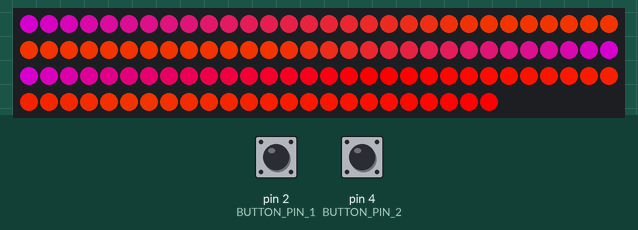
This program was run on a simulated Arduino Leonardo, built with avr-gcc and run on an emulated ATmega32U4. Parts: 114 RGB LEDs in strip order, left to right, continuing on the next row. Inputs (shaded band) come from the test bench; at power-on: pin 2 (BUTTON_PIN_1) HIGH, pin 4 (BUTTON_PIN_2) HIGH. Dim RGB values are drawn brighter than linear.

Above: at 7.2 s.
7.3 s: pin 2 (BUTTON_PIN_1) pulled LOW for 0.15 s
8.0 s: pin 4 (BUTTON_PIN_2) pulled LOW for 0.15 s
8.7 s: pin 2 (BUTTON_PIN_1) pulled LOW for 1 s
At 10.2 s:
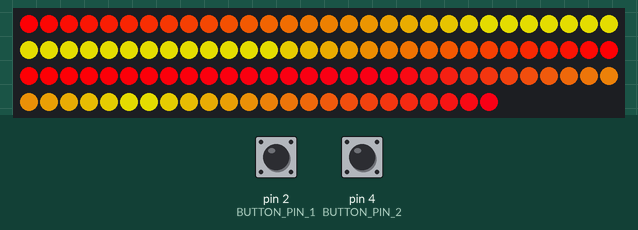
10.3 s: pin 4 (BUTTON_PIN_2) pulled LOW for 1 s
At 11.41 s:
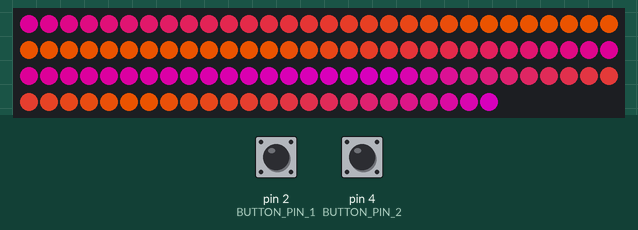
11.9 s: pin 2 (BUTTON_PIN_1) driven LOW and pin 4 (BUTTON_PIN_2) driven LOW
Timing chart, 0 to 14.9 s (numbered marks = the images above; inputs shaded):
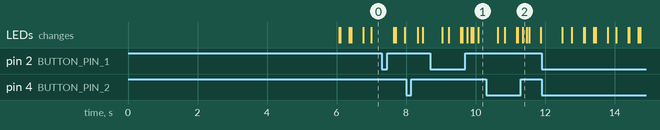

The program:

main.cpp
```cpp
// HARDWARE

//  60 Led/m --> 6led/10cm

// ground plane:
//  40cm x 30cm x 30cm
//  24led x 18led x 18led
//  60 leds

// pyramid:
//  30cm  x 30cm  x 30cm
//  18led x 18led x 18led
//  54 leds

#define FASTLED_ALLOW_INTERRUPTS 1

#include "Arduino.h"
#include "FastLED.h"
#include "Bounce2.h"

FASTLED_USING_NAMESPACE

#ifndef LED_BUILTIN
#define LED_BUILTIN 13
#endif

#define DATA_PIN    6
#define LED_TYPE    WS2812B
#define COLOR_ORDER GRB
#define NUM_LEDS_ALL   114
#define NUM_LEDS_GROUNDPLANE 60

#define BUTTON_PIN_1 2
#define BUTTON_PIN_2 4

// helper macro:
#define ARRAY_SIZE(A) (sizeof(A) / sizeof((A)[0]))

// global array of LED pixels for FastLED library:
CRGB leds[NUM_LEDS_ALL];
CRGBPalette16 palette_current;

// for buttons:
// Instantiate a Bounce object
Bounce button1 = Bounce();
Bounce button2 = Bounce();

void setPalette(uint8_t index);
void blink();
void loop_topSpot(uint8_t time);
void changePalette();
void setup_buttons();
void setup_leds();
void loop_buttons();
void loop_fourPoints(uint8_t timeCounter);

typedef struct
{
  uint16_t pixel1;
  uint16_t pixel2;
  uint16_t pixel3;
  CRGB color;
} type_vertex;

typedef struct
{
  uint16_t start;
  uint16_t end;
} type_edge;

type_vertex v1;
type_vertex v2;
type_vertex v3;
type_vertex v4;

type_edge edges[6] = {
  {0, 23},    // [0] between v1 and v2
  {24, 41},   // [1] between v2 and v3
  {42, 59},   // [2] between v3 amd v1
  {60, 77},   // [3] between v1 and v4
  {78, 95},   // [4] between v4 and v2  reverse?
  {96, 113}   // [5] betwen v3 and v4
};

void setup() {
  // 3 second delay for recovery, slowly blinking build in LED
  digitalWrite(LED_BUILTIN, true);
  delay(1000);
  digitalWrite(LED_BUILTIN, false);
  delay(1000);
  digitalWrite(LED_BUILTIN, true);
  delay(1000);
  digitalWrite(LED_BUILTIN, false);

  setup_buttons();
  setup_leds();
  palette_current = RainbowColors_p;

  v1 = {  0, 59, 60, CHSV(HUE_GREEN, 255, 255)};  // ground point near the connector
  v2 = { 23, 24, 95, CHSV(HUE_RED, 255, 255)};    // ground point
  v3 = { 41, 42, 96, CHSV(HUE_BLUE, 255, 255)};   // ground point
  v4 = { 77, 78,113, CHSV(HUE_YELLOW, 255, 255)}; // pyramid top
}


void loop()
{
  static uint8_t timeCounter=0;

  loop_buttons();

  EVERY_N_MILLISECONDS(20)
  {
    //loop_topSpot(timeCounter);
    loop_fourPoints(timeCounter);
    timeCounter++;
    FastLED.show();
  }

  EVERY_N_MILLISECONDS(200) { blink(); }

}

void setup_buttons()
{
  // Setup both buttons with an internal pull-up :
  pinMode(BUTTON_PIN_1,INPUT_PULLUP);
  button1.attach(BUTTON_PIN_1);
  button1.interval(5); // interval in ms
  pinMode(BUTTON_PIN_2,INPUT_PULLUP);
  button2.attach(BUTTON_PIN_2);
  button2.interval(5); // interval in ms
}

void setup_leds()
{
  // init default variables
  FastLED.addLeds<LED_TYPE,DATA_PIN,COLOR_ORDER>(leds, NUM_LEDS_ALL).setCorrection(TypicalLEDStrip);
  FastLED.setBrightness(255);

  // Show boot-up animation:
  for(uint8_t i=0; i<255; i++)
  {
   fill_rainbow( leds, NUM_LEDS_ALL, i, 1);
   FastLED.show();
  }

  // fade all leds to black:
  for( int i=0; i<255; i++)
  {
    fadeToBlackBy(leds, NUM_LEDS_ALL, 1);
    FastLED.show();
  }
}

void loop_buttons()
{
  static uint8_t palette_index=0;
  // Update the Bounce instances :
  button1.update();
  button2.update();
  if( button1.fell() )
  {
    palette_index++;
    setPalette(palette_index);
  }
  if( button2.fell() )
  {
    palette_index--;
    setPalette(palette_index);
  }
  // Turn on the LED if either button is pressed :
  if ( button1.read() == LOW || button2.read() == LOW ) {
    digitalWrite(LED_BUILTIN, HIGH );
  }
  else {
    digitalWrite(LED_BUILTIN, LOW );
  }
}

void blink()
{
  static bool on = true;
  // turn the LED on (HIGH is the voltage level)
  digitalWrite(LED_BUILTIN, on);
  on = !on;
}

void paint_edge(type_edge e)
{
  fill_gradient_RGB(leds, e.start, leds[e.start],
                          e.end, leds[e.end]);
}


void loop_fourPoints(uint8_t timeCounter)
{
  const CHSV g = CHSV(HUE_GREEN, 255, 255);
  const CHSV y = CHSV(HUE_YELLOW, 255, 255);
  const CHSV r = CHSV(HUE_RED, 255, 255);
  const CHSV p = CHSV(HUE_PURPLE, 255, 255);
  const CHSV o = CHSV(HUE_ORANGE,255, 255);
/*
  CHSVPalette16 pal1 = CHSVPalette16(y,y,y,y, o,o,o,o, y,y,y,y, o,o,o,o);
  CHSVPalette16 pal2 = CHSVPalette16(g,g,g,g, r,r,r,r, p,p,p,p, y,y,y,y);
*/
CHSVPalette16 YellowAndOrange = CHSVPalette16(
  CHSV(HUE_YELLOW-15, 255, 255),CHSV(HUE_YELLOW-10, 255, 255),CHSV(HUE_YELLOW-5, 255, 255),CHSV(HUE_YELLOW, 255, 255),
  CHSV(HUE_ORANGE-15,255, 255), CHSV(HUE_ORANGE-10,255, 255), CHSV(HUE_ORANGE-5,255, 255), CHSV(HUE_ORANGE,255, 255),
  CHSV(HUE_YELLOW-15, 255, 255),CHSV(HUE_YELLOW-10, 255, 255),CHSV(HUE_YELLOW-5, 255, 255),CHSV(HUE_YELLOW, 255, 255),
  CHSV(HUE_ORANGE-15,255, 255), CHSV(HUE_ORANGE-10,255, 255), CHSV(HUE_ORANGE-5,255, 255), CHSV(HUE_ORANGE,255, 255)
);
CHSVPalette16 RedAndPurple = CHSVPalette16(
  CHSV(HUE_RED-15, 255, 255),CHSV(HUE_RED-10, 255, 255),CHSV(HUE_RED-5, 255, 255),CHSV(HUE_RED, 255, 255),
  CHSV(HUE_PINK-15,255, 255), CHSV(HUE_PINK-10,255, 255), CHSV(HUE_PINK-5,255, 255), CHSV(HUE_PINK,255, 255),
  CHSV(HUE_RED-15, 255, 255),CHSV(HUE_RED-10, 255, 255),CHSV(HUE_RED-5, 255, 255),CHSV(HUE_RED, 255, 255),
  CHSV(HUE_PINK-15,255, 255), CHSV(HUE_PINK-10,255, 255), CHSV(HUE_PINK-5,255, 255), CHSV(HUE_PINK,255, 255)
);
  v4.color = ColorFromPalette(RedAndPurple, timeCounter+0);
  v2.color = ColorFromPalette(YellowAndOrange, timeCounter+20);
  v3.color = ColorFromPalette(YellowAndOrange, timeCounter+20);
  v1.color = ColorFromPalette(RedAndPurple, timeCounter+20);

  leds[v1.pixel1] = v1.color;
  leds[v1.pixel2] = v1.color;
  leds[v1.pixel3] = v1.color;

  leds[v2.pixel1] = v2.color;
  leds[v2.pixel2] = v2.color;
  leds[v2.pixel3] = v2.color;

  leds[v3.pixel1] = v3.color;
  leds[v3.pixel2] = v3.color;
  leds[v3.pixel3] = v3.color;

  leds[v4.pixel1] = v4.color;
  leds[v4.pixel2] = v4.color;
  leds[v4.pixel3] = v4.color;

  for( uint8_t index=0; index<6; index++)
    paint_edge(edges[index]);
}


void loop_topSpot(uint8_t index)
{
  // paint the palette across the ground plane:
  for( int i = 0; i < NUM_LEDS_GROUNDPLANE; i++)
  {
    leds[i] = ColorFromPalette( palette_current, index+i, 255, LINEARBLEND);
  }

  // take a color from the corners of the ground plane
  // paint this color in a gradient to the top of the pyramide
  CRGB topColor = CHSV(HUE_PURPLE,255,255);
  fill_gradient_RGB(leds, NUM_LEDS_GROUNDPLANE, leds[NUM_LEDS_GROUNDPLANE-1], // from ground color to
                          NUM_LEDS_GROUNDPLANE+18-1, topColor);               // top color
  fill_gradient_RGB(leds, NUM_LEDS_GROUNDPLANE+18, topColor,                  // from top color to
                          NUM_LEDS_GROUNDPLANE+18+18-1, leds[24-1]);          // ground color (24 because long side of ground is 24)
  fill_gradient_RGB(leds, NUM_LEDS_GROUNDPLANE+18+18, leds[24+18-1],          //
                          NUM_LEDS_GROUNDPLANE+18+18+18-1, topColor);
}

void setPalette(uint8_t index)
{
  // changing the current palette
  index = index%7;

  // fade to black everytime a palette change happens:
  for( int i=0; i<64; i++)
  {
    fadeToBlackBy(leds, NUM_LEDS_ALL, 4);
    FastLED.show();
  }

  // really change the palette:
  switch(index)
  {
    case 0:
      palette_current = RainbowColors_p;
      break;
    case 1:
      palette_current = PartyColors_p;
      break;
    case 2:
      palette_current = HeatColors_p ;
      break;
    case 3:
      palette_current = ForestColors_p ;
      break;
    case 4:
      palette_current = OceanColors_p ;
      break;
    case 5:
      palette_current = LavaColors_p ;
      break;
    case 6:
      palette_current = HeatColors_p  ;
      break;
    case 7:
      palette_current = Rainbow_gp;
    default:
      palette_current = RainbowColors_p;
      break;
  }
}
```

Measured:
- after the input at 10.3 s, the LEDs: first change after 0.34 s (image 2 shows a later state)
